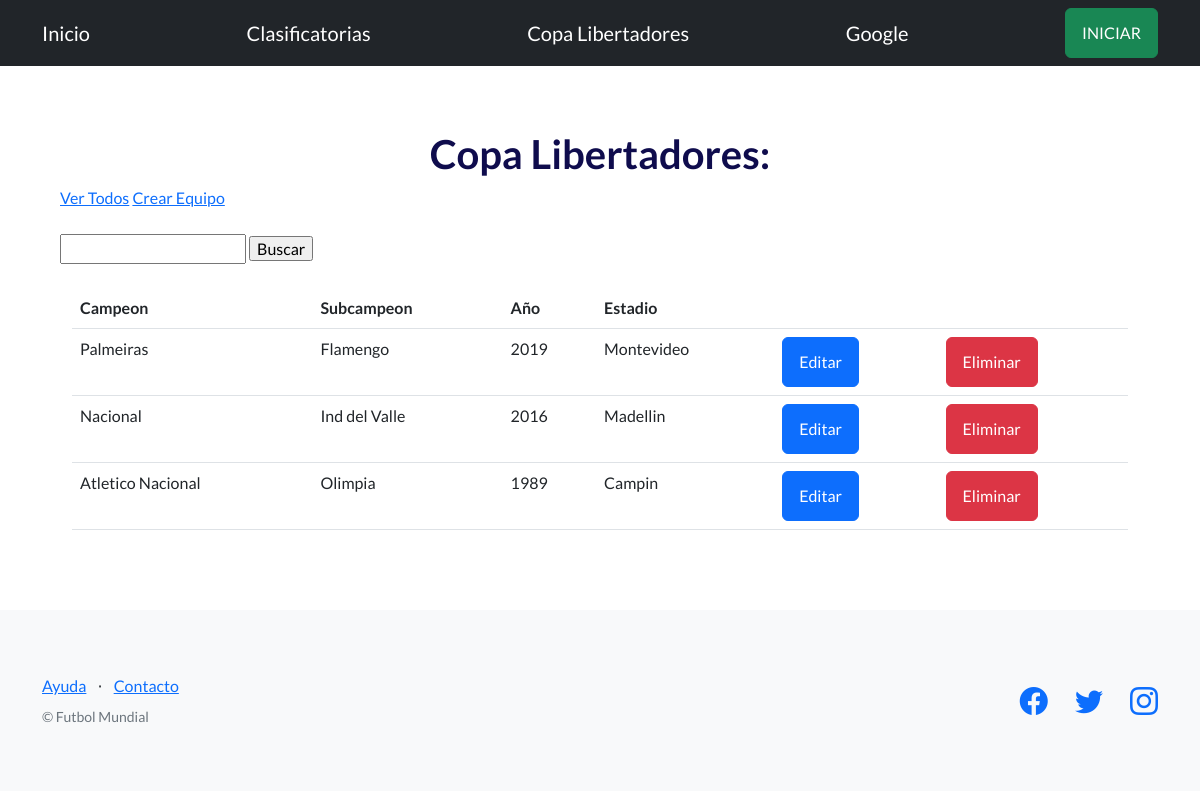
Before: /futbol/copa/ with the older database file.
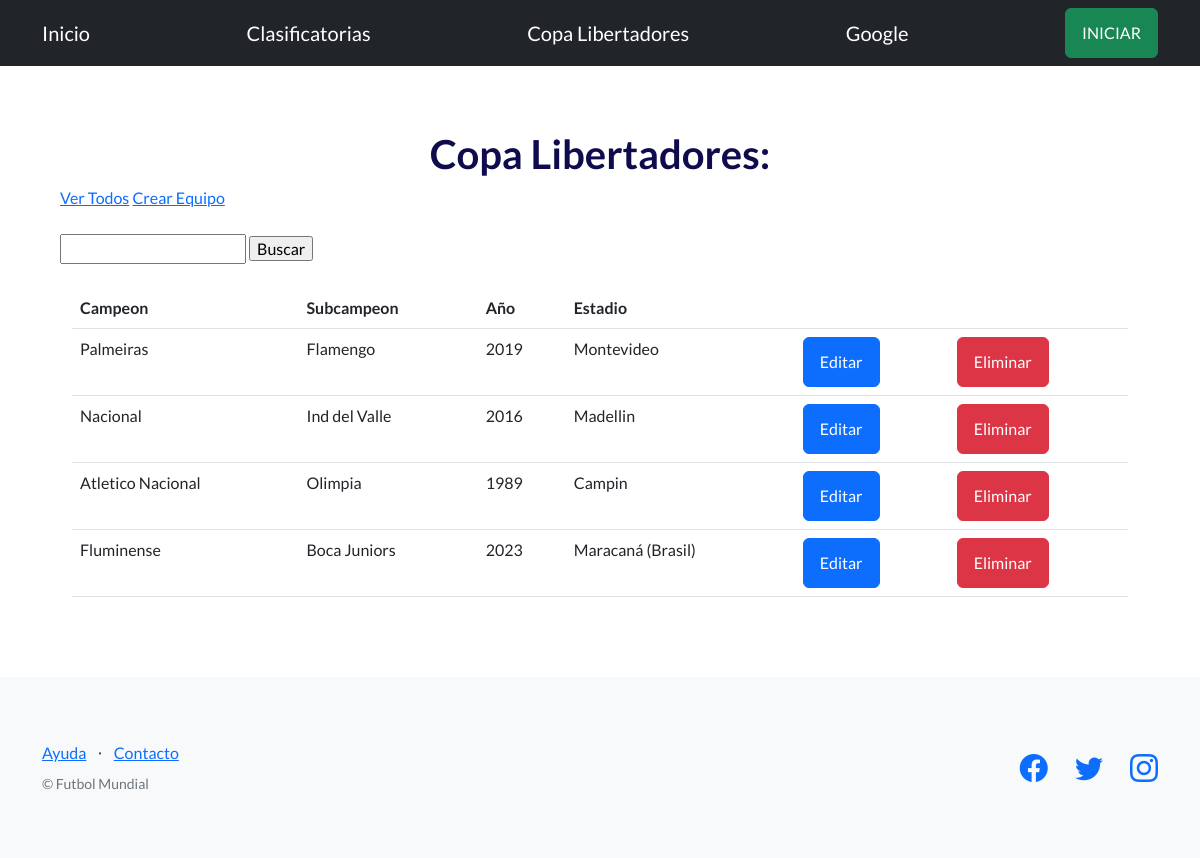
After: the same page with the newer database file.
### control/models.py (models this page shows, shortened)
class Copa_Libertadores(models.Model):
    campeon=models.CharField(max_length=150)
    subcampeon=models.CharField(max_length=150)
    año=models.IntegerField()
    estadio=models.CharField(max_length=250)

### control/views.py (the view)
# urls.py: path("copa/", copa, name="copa"),
def copa(request):
    contexto = {
        "cupos": Copa_Libertadores.objects.all(),
    }
    http_response = render(
        request=request,
        template_name='control/lista_equipos.html',
        context=contexto,
    )
    return http_response

### control/templates/control/lista_equipos.html (shortened to what this page needs)
{% extends "base.html" %}
{% block contenido %}
<h1 style="color: rgb(15, 12, 77);">
    <div style="text-align: center;">
        Copa Libertadores:
    </div>
</h1>
<a href="{% url 'copa' %}">Ver Todos</a>
<a href="{% url 'crear_equipo' %}">Crear Equipo</a>
<br><br>
<form action="{% url 'buscar_equipos' %}" method="post">
  <input type="text" name="busqueda">
  <input type="submit" value="Buscar">
</form>
<br>
<div class="container">
<table class="table">
  <tbody>
    <tr>
      <th>Campeon</th>
      <th>Subcampeon</th>
      <th>Año</th>
      <th>Estadio</th>
      <th></th>
      <th></th>
    </tr>
    {% for cupo in cupos %}
    <tr>
      <td>{{ cupo.campeon }}</td>
      <td>{{ cupo.subcampeon }}</td>
      <td>{{ cupo.año }}</td>
      <td>{{ cupo.estadio }}</td>
      <td>
        <a class="btn btn-primary" href="{% url 'editar_equipo' cupo.id %}">Editar</a>
      </td>
      <td>
        <form action="{% url 'eliminar_equipo' cupo.id %}" method="post">
          <input type="submit" class="btn btn-danger" value="Eliminar"/>
        </form>
      </td>
    </tr>
  {% endfor %}
  </tbody>
</table>
</div>
{% endblock contenido %}

### templates_base/base.html (shortened to what this page needs)
{% load static %}
<!DOCTYPE html>
<html lang="en">
    <head>
        <link href="https://cdn.jsdelivr.net/npm/bootstrap-icons@1.5.0/font/bootstrap-icons.css" rel="stylesheet" type="text/css" />
        <link href="{% static 'css/styles.css' %}" rel="stylesheet" />
    </head>
    <body>
        <nav class="navbar navbar-dark bg-dark static-top">
            <div class="container">
                    <a class="navbar-brand" href="{% url 'inicio' %}">Inicio</a>
                    <a class="navbar-brand" href="{% url 'selecciones' %}">Clasificatorias</a>
                    <a class="navbar-brand" href="{% url 'copa' %}">Copa Libertadores</a>
                    <a class="navbar-brand" href="https://www.google.com">Google</a>
                    <a class="btn btn-success" href="#signup">INICIAR</a>
                </div>
            </nav>
        <section style="padding:4rem 3rem;">
                <div class="container">
                    {% block contenido %}
                    {% endblock contenido %}
                </div>
        </section>
        <footer class="footer bg-light">
                <div class="container">
                   <div class="row">
                       <div class="col-lg-6 h-100 text-center text-lg-start my-auto">
                           <ul class="list-inline mb-2">
                               <li class="list-inline-item"><a href="#!">Ayuda</a></li>
                               <li class="list-inline-item">⋅</li>
                               <li class="list-inline-item"><a href="#!">Contacto</a></li>
                           </ul>
                           <p class="text-muted small mb-4 mb-lg-0">&copy; Futbol Mundial</p>
                       </div>
                       <div class="col-lg-6 h-100 text-center text-lg-end my-auto">
                           <ul class="list-inline mb-0">
                               <li class="list-inline-item me-4">
                                   <a href="#!"><i class="bi-facebook fs-3"></i></a>
                               </li>
                               <li class="list-inline-item me-4">
                                   <a href="https://twitter.com/coderhouse"><i class="bi-twitter fs-3"></i></a>
                               </li>
                               <li class="list-inline-item">
                                   <a href="https://www.instagram.com/futbolmundial.2109"><i class="bi-instagram fs-3"></i></a>
                               </li>
                           </ul>
                       </div>
                   </div>
               </div>
        </footer>
    </body>
</html>

Changed rows visible on the page:
added Copa_Libertadores: campeon "Fluminense", subcampeon "Boca Juniors", año "2023", estadio "Maracaná (Brasil)"
